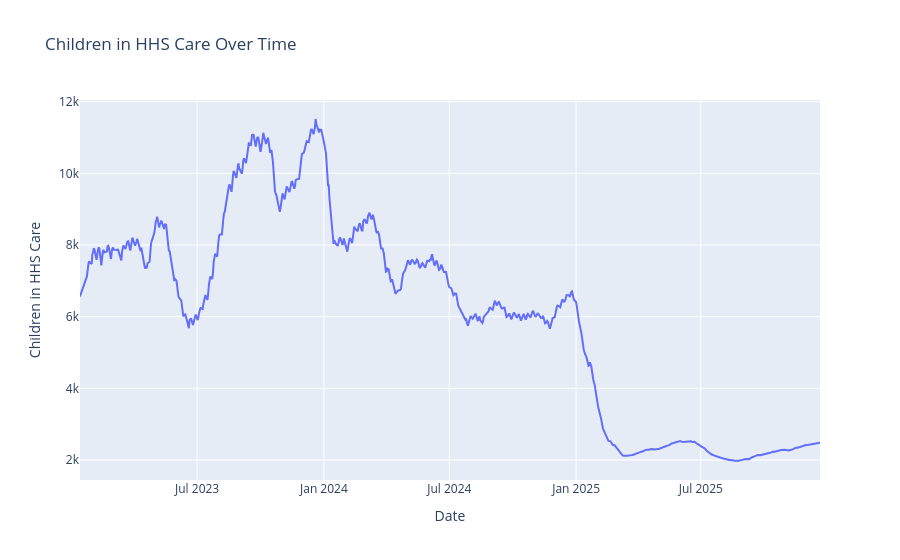

Notebook cell for this chart:
### Code cell
fig = px.line(
    df,
    x="Date",
    y="Children in HHS Care",
    title="Children in HHS Care Over Time"
)

fig.show()

### Figure 1 — Plotly figure (JSON) as saved in the notebook; plotly's stock layout.template omitted (floating-point values rounded to 4 significant figures; data arrays with more than 128 entries replaced by an {"elided": "..."} marker saying what was removed)
{"data": [{"hovertemplate": "Date=%{x}<br>Children in HHS Care=%{y}<extra></extra>", "legendgroup": "", "line": {"color": "#636efa", "dash": "solid"}, "marker": {"symbol": "circle"}, "mode": "lines", "name": "", "orientation": "v", "showlegend": false, "type": "scatter", "x": {"elided": "720 str values"}, "xaxis": "x", "y": {"elided": "720 int values"}, "yaxis": "y"}], "layout": {"legend": {"tracegroupgap": 0}, "title": {"text": "Children in HHS Care Over Time"}, "xaxis": {"anchor": "y", "domain": [0, 1], "title": {"text": "Date"}}, "yaxis": {"anchor": "x", "domain": [0, 1], "title": {"text": "Children in HHS Care"}}}}
